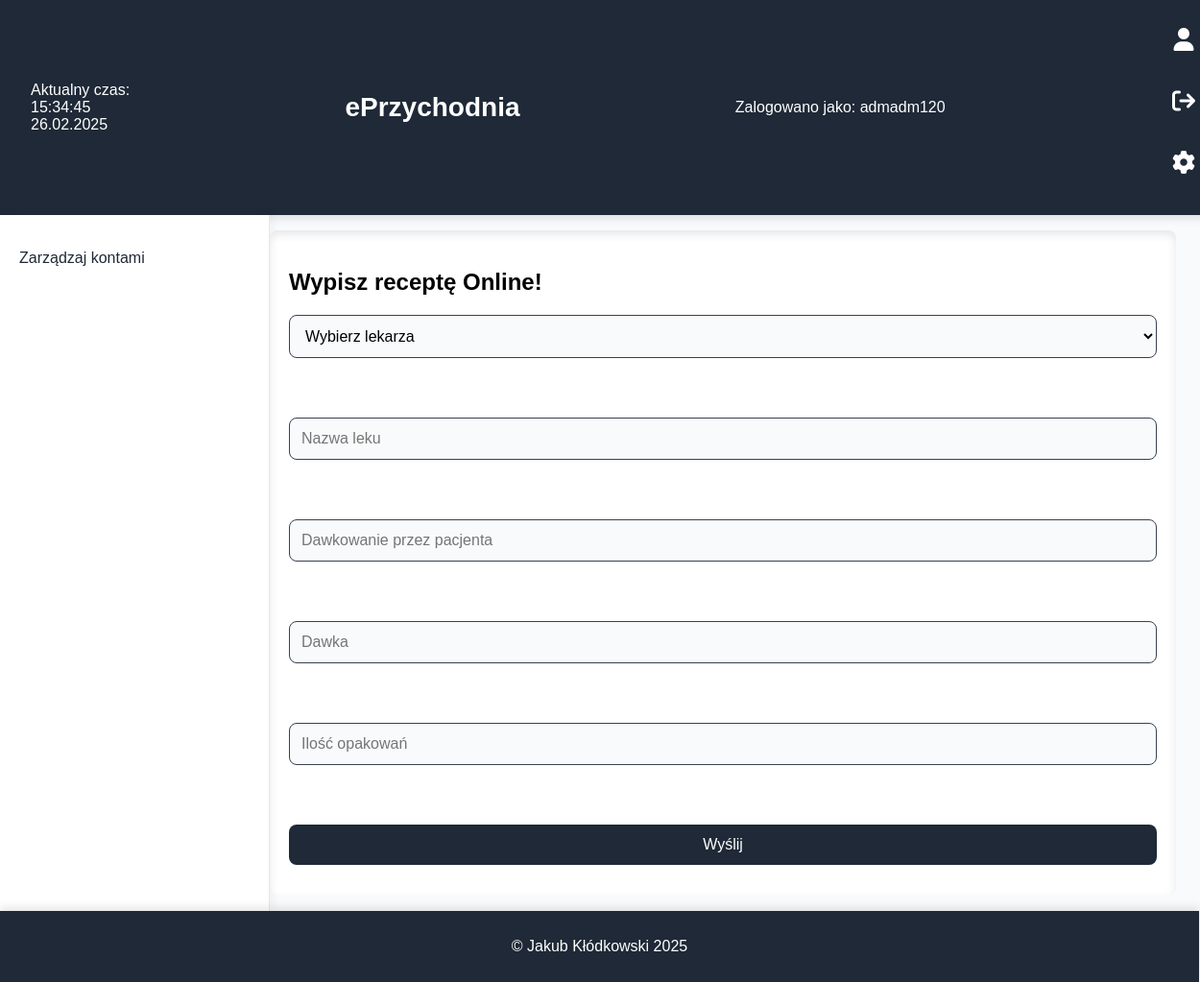
Before: /zamow_recepte.php with the older database file.
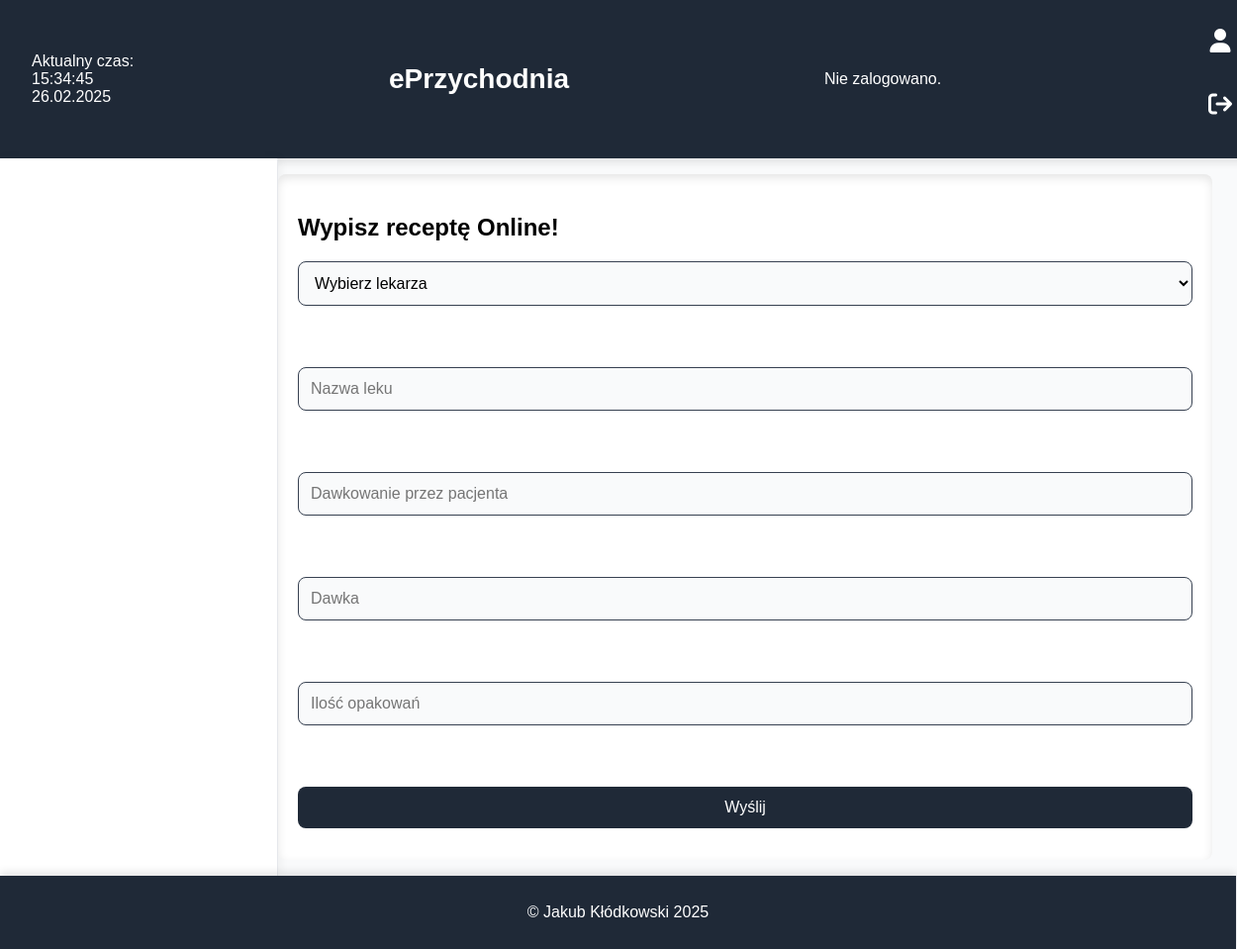
After: the same page with the newer database file.
### tables this page shows
CREATE TABLE `zalogowani` (
  `login` char(11) DEFAULT NULL,
  `haslo` varchar(100) DEFAULT NULL,
  `kto` varchar(100) DEFAULT NULL
);

### zamow_recepte.php (the view, shortened to what this page needs)
<!DOCTYPE html>
<html lang="pl">
<head>
    <link rel="stylesheet" href="https://cdnjs.cloudflare.com/ajax/libs/font-awesome/6.4.2/css/all.min.css">
    <link rel="stylesheet" href="style.css">
</head>
<body>
    <header>
    <div id="data"></div>
        <h1 class="text-xl font-bold text-center flex-1"><a href="index.php">ePrzychodnia</a></h1>
        <?php
            require 'wyswietl_logowanie.php';
        ?>
        <div>
        <form action="zaloguj.php">
    <button class="icon-button"><i class="fa-solid fa-user"></i></button>
</form>
<form action="wyloguj.php">
    <button class="icon-button"><i class="fa fa-sign-out"></i></button>
</form>
<?php
    require 'wyswietl_navbar.php';
?>
        </nav>
        <main>
        <div class="index-content">
        <h2>Wypisz receptę Online!</h2>
    <form method="post">
    <select name="id_lekarz">
        <option value="">Wybierz lekarza</option>
            </select> <br>
                <input type="text" name="nazwa_leku" placeholder="Nazwa leku"> <br>
                <input type="text" name="dawka_pacjent" placeholder="Dawkowanie przez pacjenta"> <br>
                <input type="text" name="dawka" placeholder="Dawka"> <br>
                <input type="number" name="opakowania" placeholder="Ilość opakowań"> <br>
                <button type="submit" name="next">Wyślij</button>
            </form>
        </div>
        </div>
    <footer>
        <p>&copy; Jakub Kłódkowski 2025</p>
    </footer>
</body>
</html>

### wyswietl_logowanie.php (shortened to what this page needs)
<?php
            $connect = mysqli_connect("localhost", "root", "", "eprzychodnia");
            $query0 = "SELECT `login` FROM `zalogowani` LIMIT 1";
            $result = mysqli_query($connect, $query0);
            if ($result && mysqli_num_rows($result) > 0) {
                $row = mysqli_fetch_assoc($result);
                $log = $row['login'];
                echo "Zalogowano jako: " . htmlspecialchars($log);
            } else {
                echo "Nie zalogowano.";
            }
        ?>

### wyswietl_navbar.php (shortened to what this page needs)
<?php
$connect = mysqli_connect("localhost", "root", "", "eprzychodnia");
$query1 = "SELECT `kto` FROM `zalogowani`";
$result1 = mysqli_query($connect, $query1);
if ($row = mysqli_fetch_assoc($result1)) {
    $kto = $row['kto'];
    if ($kto == "admin" || $kto == "recepcjonista") {
        echo '
        <form action="ustawienia.php">
            <button type="submit" class="icon-button"><i class="fa-solid fa-cog"></i></button>
        </form>';
    }
}
?>
    </header>
    <div style="display: flex; flex: 1;">
        <nav>
            <?php
                $connect = mysqli_connect("localhost", "root", "", "eprzychodnia");
                $query0="select * from `zalogowani`";
                $result0=mysqli_query($connect,$query0);
                if(mysqli_num_rows($result0)>0){
                    $query1 = "SELECT `kto` FROM `zalogowani`";
                    $result1 = mysqli_query($connect, $query1);
                    if ($row = mysqli_fetch_assoc($result1)) {
                        $kto = $row['kto'];
                    }
                    $query2="select * from `uprawnienia` where `stanowisko`='".$kto."'";
                    $result2=mysqli_query($connect,$query2);
                    if($row=mysqli_fetch_assoc($result2)){
                        $zaloz_konto=$row['zaloz_konto'];
                        $usun_konto=$row['usun_konto'];
                        if($zaloz_konto==1 && $usun_konto==1){
                            echo "<p><a href='zarzadzaj_kontami.php'>Zarządzaj kontami</a></p>";
                        }
                    }
                }
            ?>

Changed rows visible on the page:
removed zalogowani: login "admadm120"
Other visible differences:
text no longer shown: "Zalogowano jako: Zarządzaj kontami"
text now shown: "Nie zalogowano."
